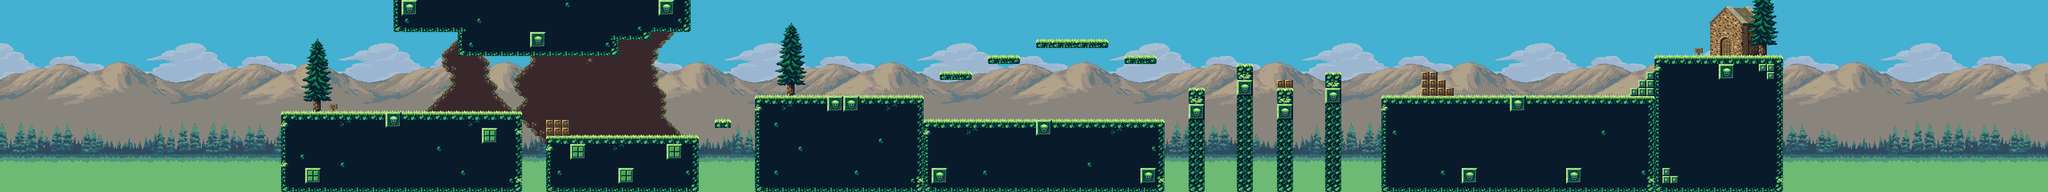

Tiled map render using the project's own tile images. Description and the map definition, with tile-layer contents summarised, below:
An orthogonal 255x24 tile map with 16x16 px tiles, 9 tile layers (background_mountains, middleground, background_cave, checkpoint, ...), 4 tilesets.

<map version="1.5" tiledversion="1.7.2" orientation="orthogonal" renderorder="right-down" width="255" height="24" tilewidth="16" tileheight="16" infinite="0" nextlayerid="10" nextobjectid="1">
 <tileset firstgid="1" source="Tileset32.tsx" />
 <tileset firstgid="129" source="Background.tsx" />
 <tileset firstgid="441" source="Middleground.tsx" />
 <tileset firstgid="753" source="Props.tsx" />
 <layer id="4" name="background_mountains" width="255" height="24">
  <data>[6120 cells, 5100 non-empty, 312 distinct tile ids]</data>
 </layer>
 <layer id="9" name="middleground" width="255" height="24">
  <data>[6120 cells, 2295 non-empty, 192 distinct tile ids]</data>
 </layer>
 <layer id="2" name="background_cave" width="255" height="24">
  <data>[6120 cells, 264 non-empty, 13 distinct tile ids]</data>
 </layer>
 <layer id="6" name="checkpoint" width="255" height="24">
  <data>[6120 cells, 56 non-empty, 56 distinct tile ids]</data>
 </layer>
 <layer id="5" name="decoration" width="255" height="24">
  <data>[6120 cells, 113 non-empty, 47 distinct tile ids]</data>
 </layer>
 <layer id="3" name="grass" width="255" height="24">
  <data>[6120 cells, 179 non-empty, 13 distinct tile ids]</data>
 </layer>
 <layer id="8" name="boxes" width="255" height="24">
  <data>[6120 cells, 17 non-empty, 1 distinct tile ids]</data>
 </layer>
 <layer id="7" name="cubes" width="255" height="24">
  <data>[6120 cells, 6 non-empty, 1 distinct tile ids]</data>
 </layer>
 <layer id="1" name="landscape" width="255" height="24">
  <data>[6120 cells, 1984 non-empty, 33 distinct tile ids]</data>
 </layer>
</map>
